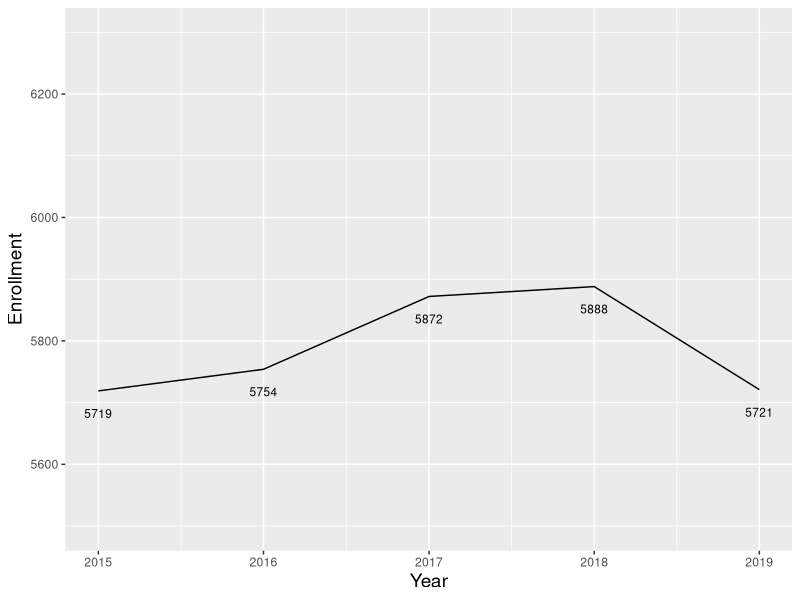
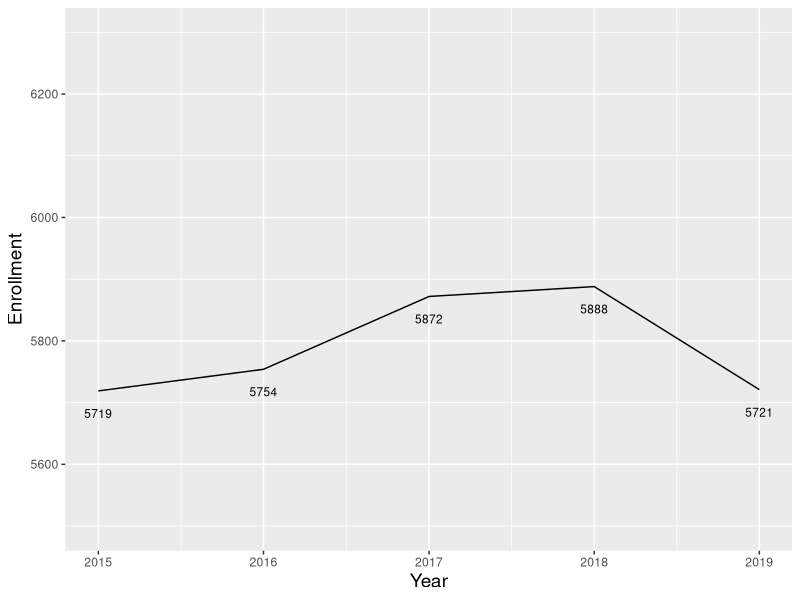

Recreate these plots in R, in order.

# Load packages -----------------------------------------------------------
set.seed(538)
library(tidyverse)


# Build dataset -----------------------------------------------------------

enrollment <- tibble(school = c(rep("School A", 5)),
                     year = as.Date(c("2015-01-01", "2016-01-01", "2017-01-01", "2018-01-01", "2019-01-01")), 
                     enr = sample(5700:5900, 5, replace = TRUE))


# Plot --------------------------------------------------------------------

ggplot(data = enrollment, aes(x = year, y = enr)) + 
  geom_line() + 
  scale_y_continuous(limits = c(5500, 6300)) + 
  geom_text(aes(label = enr), 
            size = 3, hjust = 0.5, vjust = 3) +
  labs(#title = "Figure 5.1: Average Enrollment Over Last Five Years", 
       #subtitle = "Example of a bar chart", 
       #caption = "This is not real data", 
       x = "Year", 
       y = "Enrollment") + 
  theme(plot.title = element_text(size = rel(1.5)), 
        plot.subtitle = element_text(size = rel(1.25)), 
        #plot.caption = element_text(size = rel(1.25)), 
        axis.title = element_text(size = rel(1.25)))

ggsave("output/figure_5_5.png", width = 9000, height = 6000, units = "px", dpi = 1200)